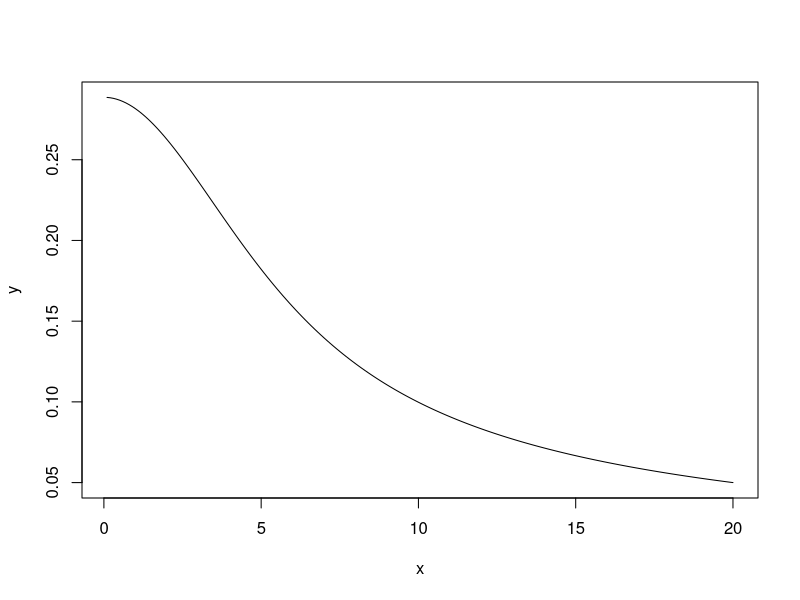
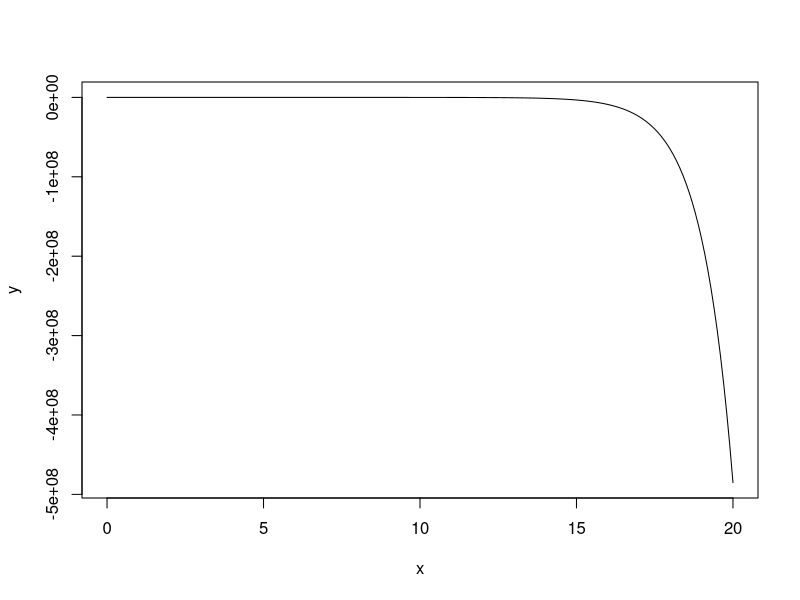

The R source for these figures, in order:

jeffreyPrior <- function(x) {
  return( sqrt( (1/(x^2)) + (1/(2 - (exp(x) + exp(-x)))) ) )
}

partOfJeffreyPrior <-function(x) {
  return(2 - exp(x) + exp(-x))
}

plotJeffreyPrior <- function() {
  x = seq(0.1,20, 0.1)
  y = jeffreyPrior(x)
  plot(x,y, type="l")
}

plotPartOfJeffreyPrior <- function() {
  x = seq(0, 20, 0.1)
  y = partOfJeffreyPrior(x)
  plot(x, y, type="l")
}

plotJeffreyPrior()
plotPartOfJeffreyPrior()